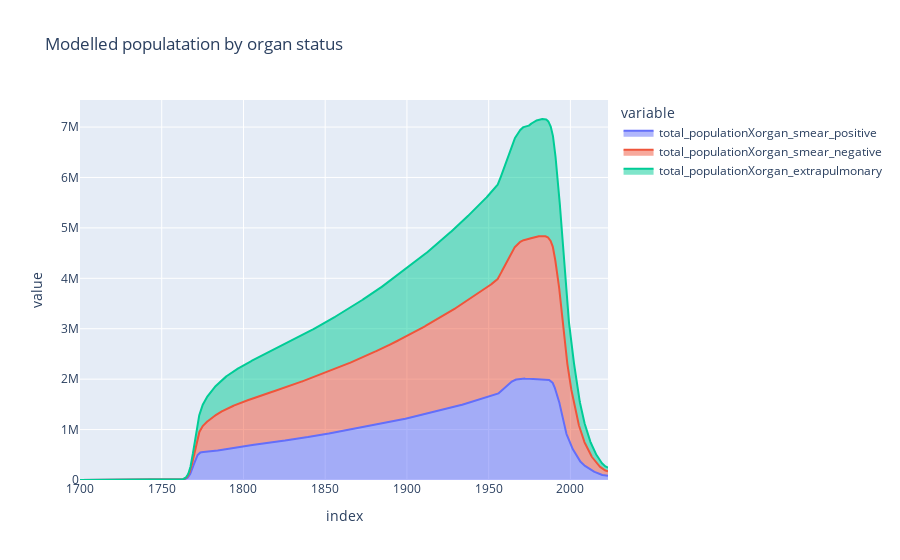

Write notebook code for a chart like this one.
### Code cell
derived_df_0[[f"total_populationXorgan_{i}" for i in organ_strata]].plot(
    title="Modelled populatation by organ status", kind="area"
)

### Figure 1 — Plotly figure (JSON) as saved in the notebook; plotly's stock layout.template omitted (floating-point values rounded to 4 significant figures; data arrays with more than 128 entries replaced by an {"elided": "..."} marker saying what was removed)
{"data": [{"fillpattern": {"shape": ""}, "hovertemplate": "variable=total_populationXorgan_smear_positive<br>index=%{x}<br>value=%{y}<extra></extra>", "legendgroup": "total_populationXorgan_smear_positive", "line": {"color": "#636efa"}, "marker": {"symbol": "circle"}, "mode": "lines", "name": "total_populationXorgan_smear_positive", "orientation": "v", "showlegend": true, "stackgroup": "1", "type": "scatter", "x": {"elided": "3231 float values"}, "xaxis": "x", "y": {"elided": "3231 float values"}, "yaxis": "y"}, {"fillpattern": {"shape": ""}, "hovertemplate": "variable=total_populationXorgan_smear_negative<br>index=%{x}<br>value=%{y}<extra></extra>", "legendgroup": "total_populationXorgan_smear_negative", "line": {"color": "#EF553B"}, "marker": {"symbol": "circle"}, "mode": "lines", "name": "total_populationXorgan_smear_negative", "orientation": "v", "showlegend": true, "stackgroup": "1", "type": "scatter", "x": {"elided": "3231 float values"}, "xaxis": "x", "y": {"elided": "3231 float values"}, "yaxis": "y"}, {"fillpattern": {"shape": ""}, "hovertemplate": "variable=total_populationXorgan_extrapulmonary<br>index=%{x}<br>value=%{y}<extra></extra>", "legendgroup": "total_populationXorgan_extrapulmonary", "line": {"color": "#00cc96"}, "marker": {"symbol": "circle"}, "mode": "lines", "name": "total_populationXorgan_extrapulmonary", "orientation": "v", "showlegend": true, "stackgroup": "1", "type": "scatter", "x": {"elided": "3231 float values"}, "xaxis": "x", "y": {"elided": "3231 float values"}, "yaxis": "y"}], "layout": {"legend": {"title": {"text": "variable"}, "tracegroupgap": 0}, "title": {"text": "Modelled populatation by organ status"}, "xaxis": {"anchor": "y", "domain": [0, 1], "title": {"text": "index"}}, "yaxis": {"anchor": "x", "domain": [0, 1], "title": {"text": "value"}}}}
